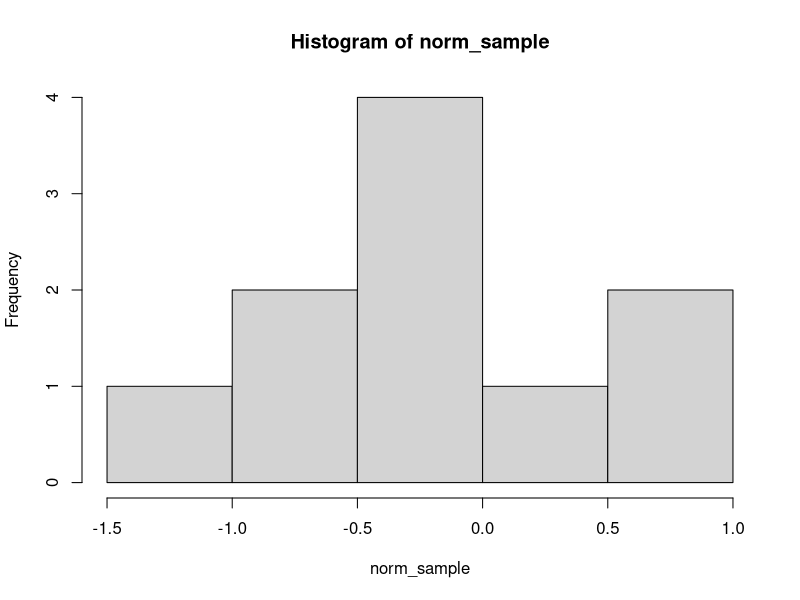
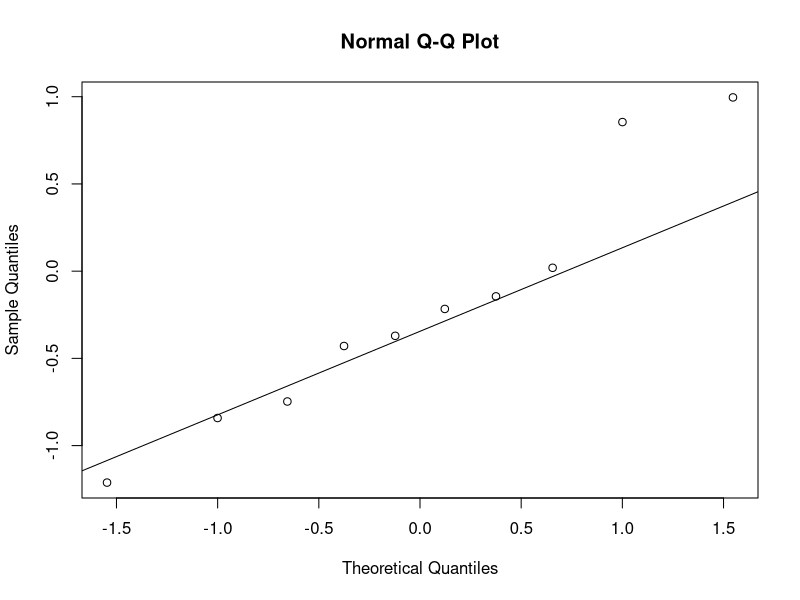
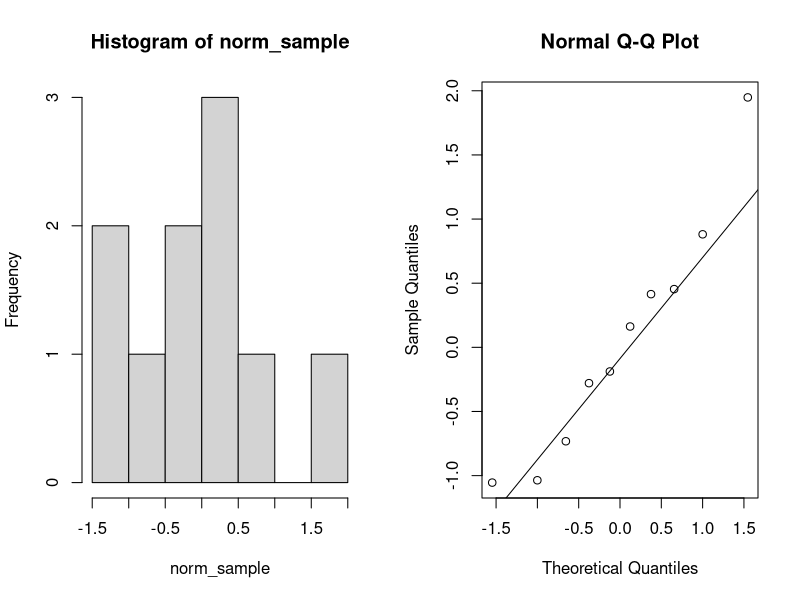
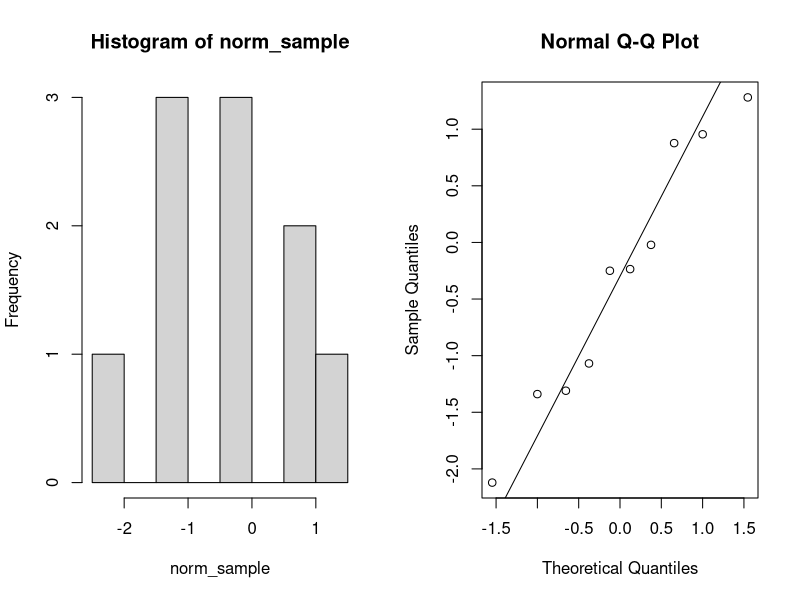
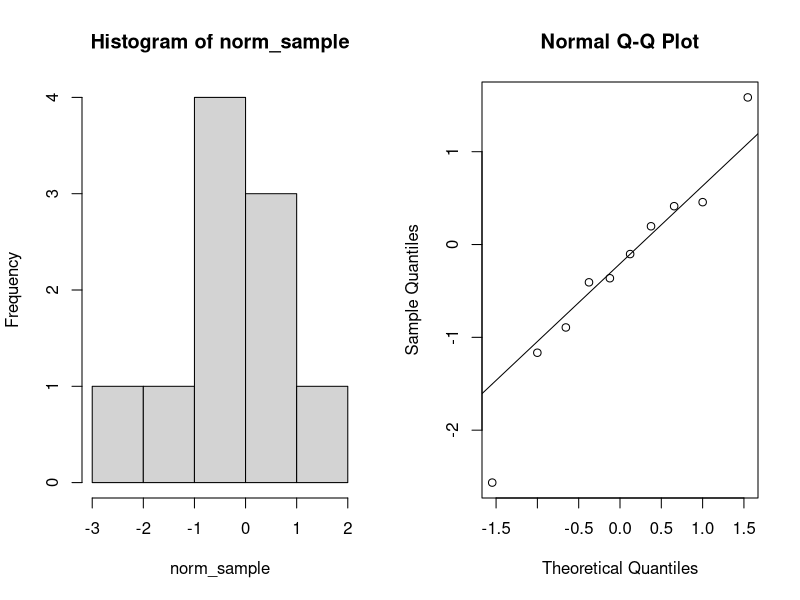
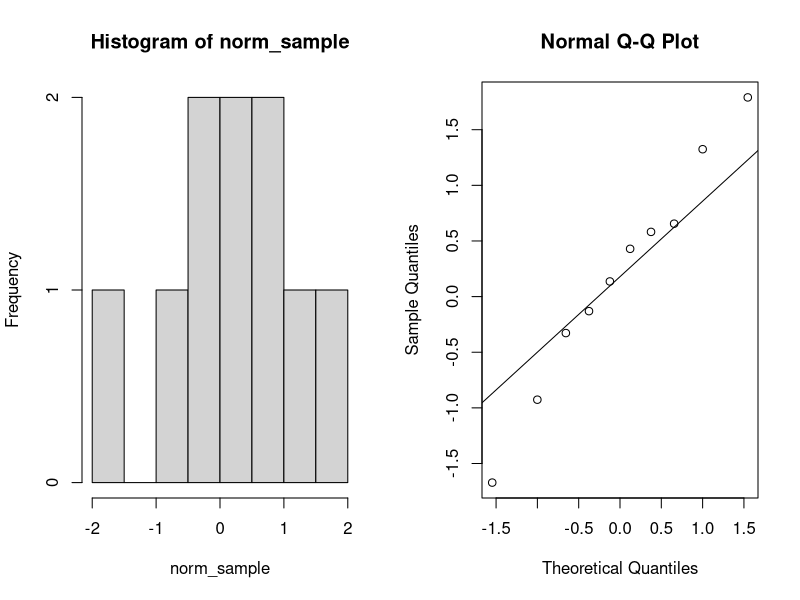
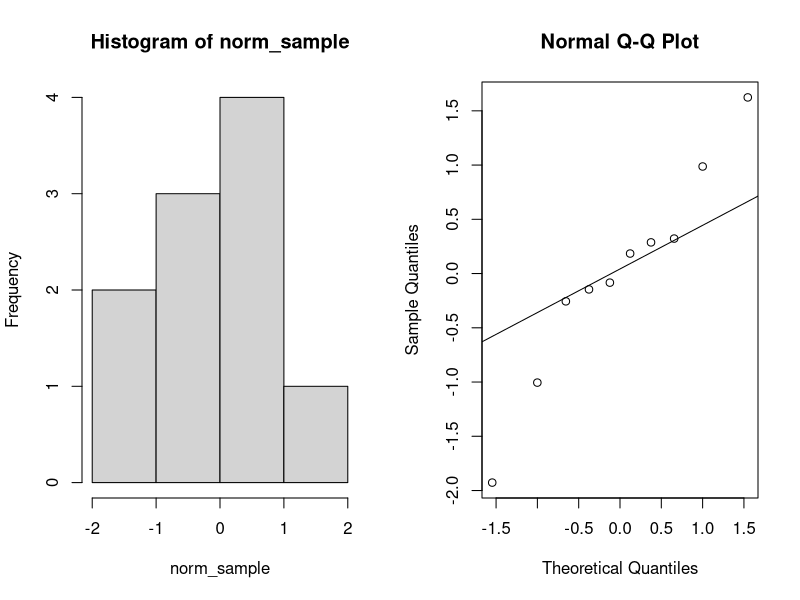
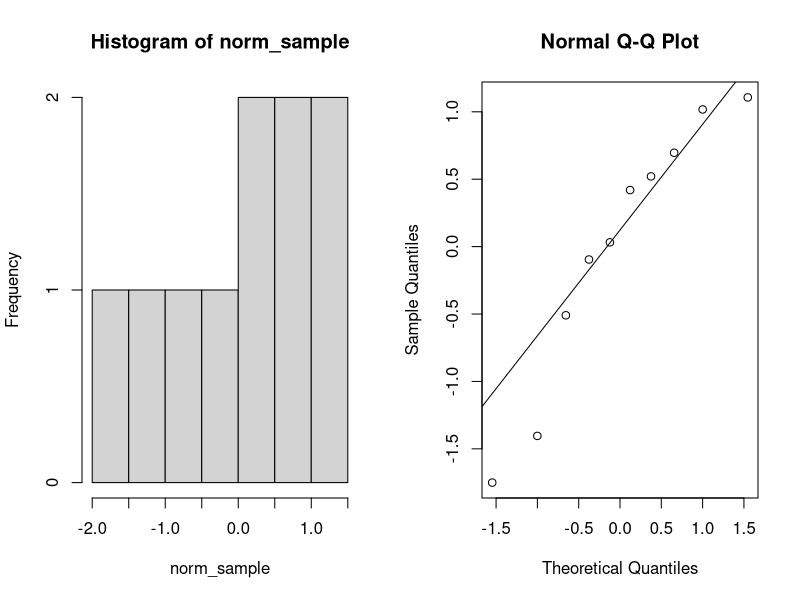

These figures' R source, in order:
## ---- chunk 1
knitr::opts_chunk$set(echo = TRUE)
## ---- chunk 2
set.seed(557)

qqn <- function (x, ...) {
  qqnorm(x, ...)
  qqline(x)
}
## ---- chunk 3
norm_sample <- rnorm(n = 10, mean = 0, sd = 1)
norm_sample
## ---- chunk 4
hist(norm_sample)
## ---- chunk 5
qqn(norm_sample)
## ---- chunk 6
par(mfrow=c(1,2))
for (i in 1:20) {
  norm_sample <- rnorm(n = 10, mean = 0, sd = 1)
  
  hist(norm_sample)
  
  qqn(norm_sample)
}
## ---- chunk 7
x <- seq(-10, 10, 0.01)
plot(dnorm(x), lwd=2, type='l')
lines(dt(x, df=3), col='blue',lwd=2)
legend("topright", 
       col=c('black', 'red'), 
       legend = c("Normal","T Distribution w/ df=3"), 
       lty=1 , lwd=2, cex=0.75)
## ---- chunk 8
par(mfrow=c(1, 2))
for (i in 1:20) {
  t_sample <- rt(n = 10, df=3)
  
  hist(t_sample)
  
  qqn(t_sample, main = "T Distribution")
}
## ---- chunk 9
# leaving out histograms to save space
par(mfrow=c(1,2))
for (i in 1:20) {
  t_sample <- rt(n = 50, df=3)
  norm_sample <- rnorm(n = 50, mean = 0, sd = 1)
  
  qqn(t_sample, main="T Distribution")
  qqn(norm_sample, main="Normal Distribution")
}
## ---- chunk 10
simulation_study_sample_mean_norm <- function(n, mu=0, sigm=1) {
  # n is the sample size
  
  # Generate 200 independent random samples from the standard normal distribution
  # for each of the 200 samples calculate the sample mean
  sample_means <- replicate(200, mean(rnorm(n, mean = mu, sd = sigm)))
  
  # Make a histogram of the 200 sample means;
  hist(sample_means)
  
  # Calculate the mean, variance and SD of the sample means.
  experimental <- c(mean(sample_means), var(sample_means), sd(sample_means))
  theoretical <- c(0, sigm^2/n, sigm/sqrt(n))
  
  # How well do the mean, variance and SD of the sample means compare 
  # to the values you would expect from the theoretical SE formula?
  res <- data.frame(experimental, theoretical)
  rownames(res) <- c("Mean", "Variance", "Standard Deviation/Error")
  res
}

simulation_study_sample_mean_norm(n = 10)
## ---- chunk 11
simulation_study_sample_mean_norm(40)
## ---- chunk 12
# for 1/sqrt(n) = 0.1, n = 100

sd_of_sample_mean_norm_from_n_samples <- function(n) {
  sd(replicate(1000, mean(rnorm(n))))
}

x <- seq(1, 200)
sd_of_sample_means <- lapply(X = x, FUN = sd_of_sample_mean_norm_from_n_samples)
plot(x, sd_of_sample_means, type='l')
abline(v=100)
abline(h=0.1)
## ---- chunk 13
# Minimum sample size needed for SD = 0.01
# SD = sqrt(p(1-p)/n)
# 0.0001 = p(1-p)/n
# 0.0001 = 0.1(0.9)/n
# n = 0.1 * 0.9 / 0.0001 = 900

rbern <- function(n, p=0.1) {
  rbinom(n = n, size = 1, prob = p)
}

sd_of_sample_mean_from_bern_n_samples <- function(n) {
  sd(replicate(2000, mean(rbern(n))))
}

x <- seq(800, 1000)
sd_of_sample_means <- lapply(x, sd_of_sample_mean_from_bern_n_samples)
plot(x, sd_of_sample_means, type='l')
abline(v=900)
abline(h=0.01)
## ---- chunk 14
simulation_study_expo <- function(n) {
  lambd <- 3
  sample_means <- replicate(1000, mean(rexp(n = n, rate = 1/lambd)))
  
  par(mfrow=c(1, 2))
  
  hist(sample_means)
  
  qqn(sample_means)

  # Calculate the mean, variance and SD of the sample means.
  experimental <- c(mean(sample_means), var(sample_means), sd(sample_means))
  theoretical <- c(lambd, lambd^2 / n, lambd / sqrt(n))
  abs_error <- abs(theoretical - experimental)
  
  # How well do the mean, variance and SD of the sample means compare 
  # to the values you would expect from the theoretical SE formula?
  res <- data.frame(experimental, theoretical, abs_error)
  rownames(res) <- c("Mean", "Variance", "Standard Deviation/Error")
  res
}

res <- simulation_study_expo(10)
## ---- chunk 15
res
## ---- chunk 16
res <- simulation_study_expo(40)
res
## ---- chunk 17
sample_means_for_bern <- function(n) {
  replicate(2000, mean(rbern(n, p = 0.1)))
}

# The values in the for loop were repeatedly increased 
# to get plots that looked progressively more Normal
# This was subjective, and you may have a different standard for deciding
# how close the QQPlot is to being Normal.
for (i in 10*(5:10)) {
  x <- sample_means_for_bern(i)
  qqn(x, main=paste("QQ Plot for n = ", i))
}
## ---- chunk 18
sample_means_for_bern <- function(n) {
  replicate(1000, mean(rbern(n = n, p = 0.5)))
}

# The values in the for loop were repeatedly increased 
# to get plots that looked progressively more Normal
# This was subjective, and you may have a different standard for deciding
# how close the QQPlot is to being Normal.
for (i in 10*(1:6)) {
  x <- sample_means_for_bern(i)
  qqn(x, main=paste("QQ Plot for n = ", i))
}
## ---- chunk 19
measurements <- morley[morley$Expt == 1, "Speed"]
true_mean <- 792
n <- length(measurements)

se <- sd(measurements)/sqrt(n)
mu_est <- mean(measurements)

upper <- mu_est + 1.96*se
lower <- mu_est - 1.96*se

c(lower, upper)
## ---- chunk 20
pop_mean <- mean(measurements)
true_mean <- 792

get_conf_interval <- function(sample_measurements) {
  se <- sd(sample_measurements)/sqrt(length(sample_measurements))
  mu_est <- mean(sample_measurements)
  
  upper <- mu_est + 1.96*se
  lower <- mu_est - 1.96*se
  
  list(lower=lower, upper=upper)
}

interval_contains_true_mean <- function(interval) {
  true_mean >= interval$lower && true_mean <= interval$upper
}

interval_contains_population_mean <- function(interval) {
  pop_mean >= interval$lower && pop_mean <= interval$upper
}

samples <- replicate(1000, sample(measurements, size = 20, replace = T))
intervals <- apply(samples, FUN=get_conf_interval, MARGIN=2)

# sapply will return a vector of booleans, 
# specifying whether each interval contains true mean or not.
# So percent of intervals containing true mean is simply the proportion of 1's (TRUE = 1 in R)
percent_intervals_with_true_mean <- mean(sapply(intervals, FUN=interval_contains_true_mean)) * 100
cat("% Intervals Containing True Mean: ", percent_intervals_with_true_mean, "%\n")

percent_intervals_with_pop_mean <- mean(sapply(intervals, FUN=interval_contains_population_mean)) * 100
cat("% Intervals Containing Population Mean: ", percent_intervals_with_pop_mean, "%")
## ---- chunk 21
get_lower <- function(inter) inter$lower
get_upper <- function(inter) inter$upper

n <- 100

lowers <- sapply(intervals[1:n], FUN = get_lower)
uppers <- sapply(intervals[1:n], FUN = get_upper)

matplot(rbind(1:n,1:n),
        t(cbind(lowers, uppers)),
        type="l",lty=1,lwd=1,col=4,xlab="Sample #",ylab="Mean")

abline(h=true_mean, lty=2,col=2, lwd=2)
abline(h=pop_mean, lty=2, col=3, lwd=2)

legend("topright", legend = c("True Mean", "Population Mean"), col = c(2, 3), lty=2)
